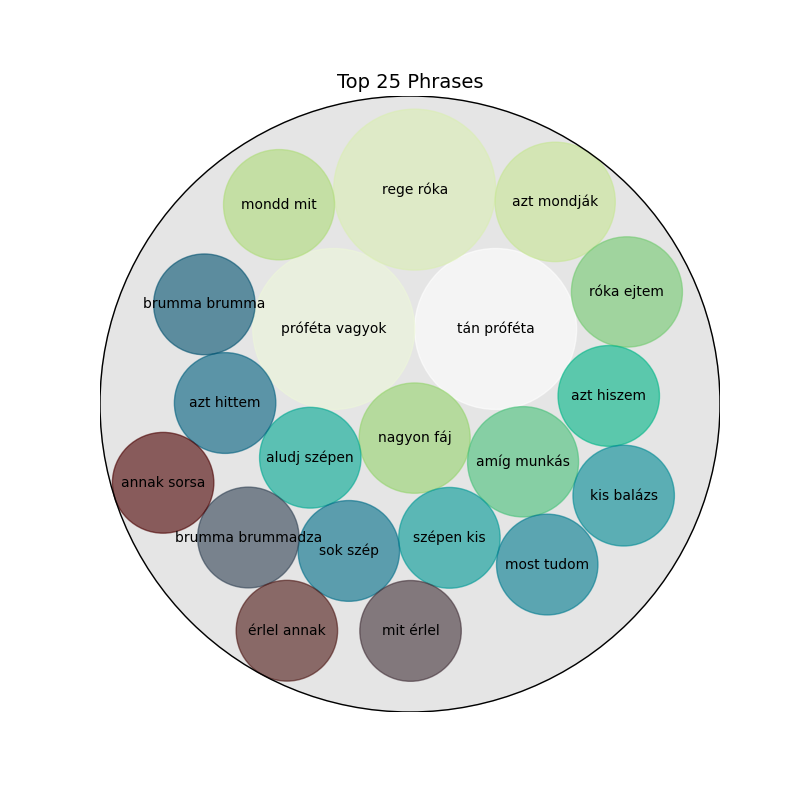

The Python source for this figure:
import circlify
import matplotlib.pyplot as plt
from cmap import Colormap

data = {
    "tán próféta": 14,
    "próféta vagyok": 14,
    "rege róka": 14,
    "azt mondják": 9,
    "mondd mit": 8,
    "nagyon fáj": 8,
    "róka ejtem": 8,
    "amíg munkás": 8,
    "azt hiszem": 7,
    "aludj szépen": 7,
    "szépen kis": 7,
    "kis balázs": 7,
    "most tudom": 7,
    "sok szép": 7,
    "azt hittem": 7,
    "brumma brumma": 7,
    "brumma brummadza": 7,
    "mit érlel": 7,
    "érlel annak": 7,
    "annak sorsa": 7,
}

SIZE_EXPONENT = 1.35
scaled_items = [(word, value, value**SIZE_EXPONENT) for word, value in data.items()]
scaled_values = [scaled_value for _, _, scaled_value in scaled_items]

circles = circlify.circlify(
    scaled_values,
    show_enclosure=True,
    target_enclosure=circlify.Circle(x=0, y=0, r=1),
)

fig, ax = plt.subplots(figsize=(8, 8))
ax.set_title("Top 25 Phrases", fontsize=14)

num_words = len(data)
colormap = Colormap("pantanal")

# circlify returns one enclosing circle; map words by rank to avoid mismatched labels.
enclosure_circle = max(circles, key=lambda c: c.r)
data_circles = sorted(circles, key=lambda c: c.r, reverse=True)[1 : num_words + 1]
sorted_items = sorted(scaled_items, key=lambda item: item[2], reverse=True)

ax.add_patch(
    plt.Circle(
        (enclosure_circle.x, enclosure_circle.y),
        enclosure_circle.r,
        fill=True,
        color="gray",
        alpha=0.2,
        edgecolor="black",
        linewidth=1.0,
    )
)

for idx, (circle, (word, value, _)) in enumerate(zip(data_circles, sorted_items)):
    x, y, r = circle.x, circle.y, circle.r
    color = colormap(idx / max(num_words - 1, 1))
    ax.add_patch(plt.Circle((x, y), r, color=color, alpha=0.6))
    ax.text(x, y, word, ha="center", va="center", fontsize=10)

ax.add_patch(
    plt.Circle(
        (enclosure_circle.x, enclosure_circle.y),
        enclosure_circle.r,
        fill=False,
        edgecolor="black",
        linewidth=1.0,
    )
)

ax.set_xlim(-1, 1)
ax.set_ylim(-1, 1)
ax.axis("off")

plt.savefig("phrases.png")
plt.show()
